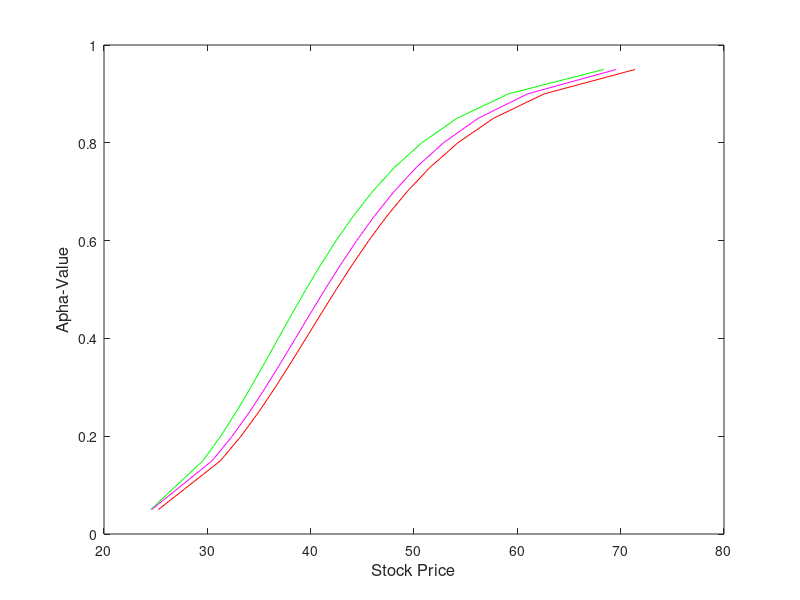

Recreate this plot in MATLAB.
aphapath=[0.05 0.15 0.20 0.25 0.30 0.35 0.40 0.45 0.50 0.55 0.60 0.65 0.70 0.75 0.80 0.85 0.90 0.95];
EM=[24.524 29.580 31.292 32.805 34.206 35.547 36.864 38.185 39.539 40.954 42.465 44.116 45.970 48.124 50.744 54.155 59.126 68.362];
RK4=[24.617 30.474 32.406 34.093 35.638 37.103 38.528 39.945 41.385 42.876 44.454 46.161 48.058 50.236 52.852 56.201 60.981 69.574];
Exact=[25.265 31.276 33.258 34.990 36.576 38.079 39.541 40.996 42.473 44.004 45.623 47.375 49.322 51.558 54.242 57.680 62.586 71.404];
plot(EM,aphapath,'g-'),hold on
plot(RK4,aphapath, 'm-'), hold on
plot(Exact,aphapath,'r-'), hold off
xlabel('Stock Price','FontSize',12)
ylabel('Apha-Value','FontSize',12)